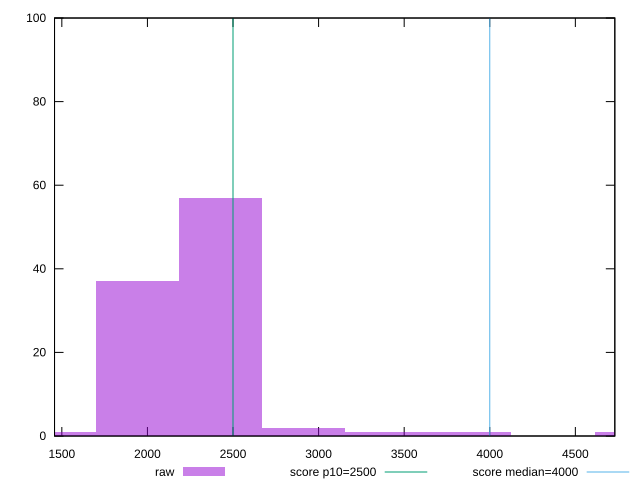

Source code (gnuplot):
reset

$raw <<EOF
1941.8925157746394 37
2427.3656447182993 57
2912.838773661959 2
3883.7850315492788 1
3398.311902605619 1
1456.4193868309794 1
4854.731289436599 1
EOF

set key outside below
set boxwidth 485.47312894365984
set xrange [1457.3560000000002:4730.5805]
set yrange [0:100]
set trange [0:100]
set style fill transparent solid 0.5 noborder

set parametric
set terminal svg size 640, 490 enhanced background rgb 'white'
set output "report/report_00029_2021-02-24T13-36-40.390Z/largest-contentful-paint/samples/music/raw/histogram.svg"

plot $raw title "raw" with boxes, \
     2500,t title "score p10=2500", \
     4000,t title "score median=4000"

reset
